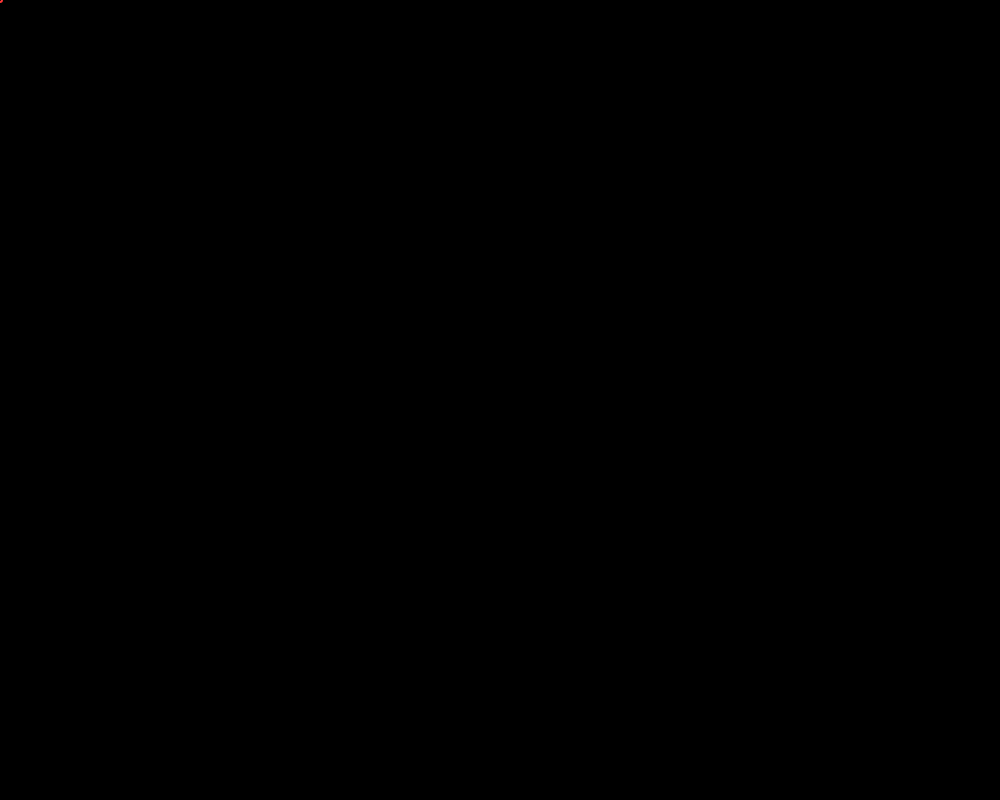
Frame 1 (no input)
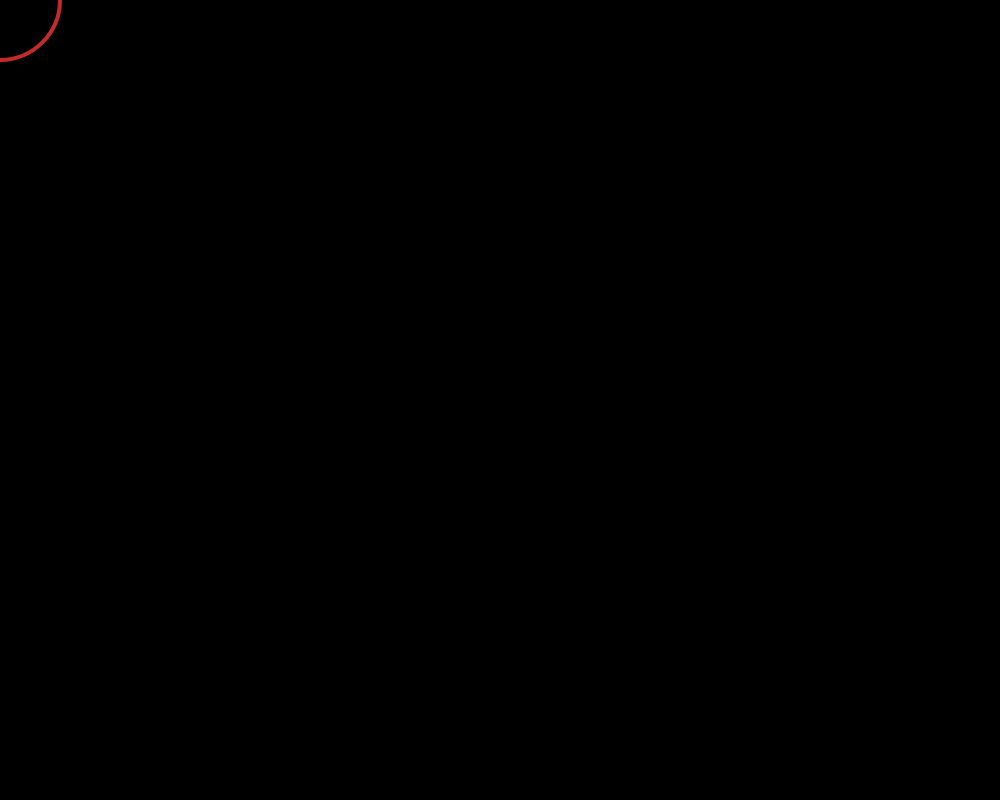
Frame 60 (no input)
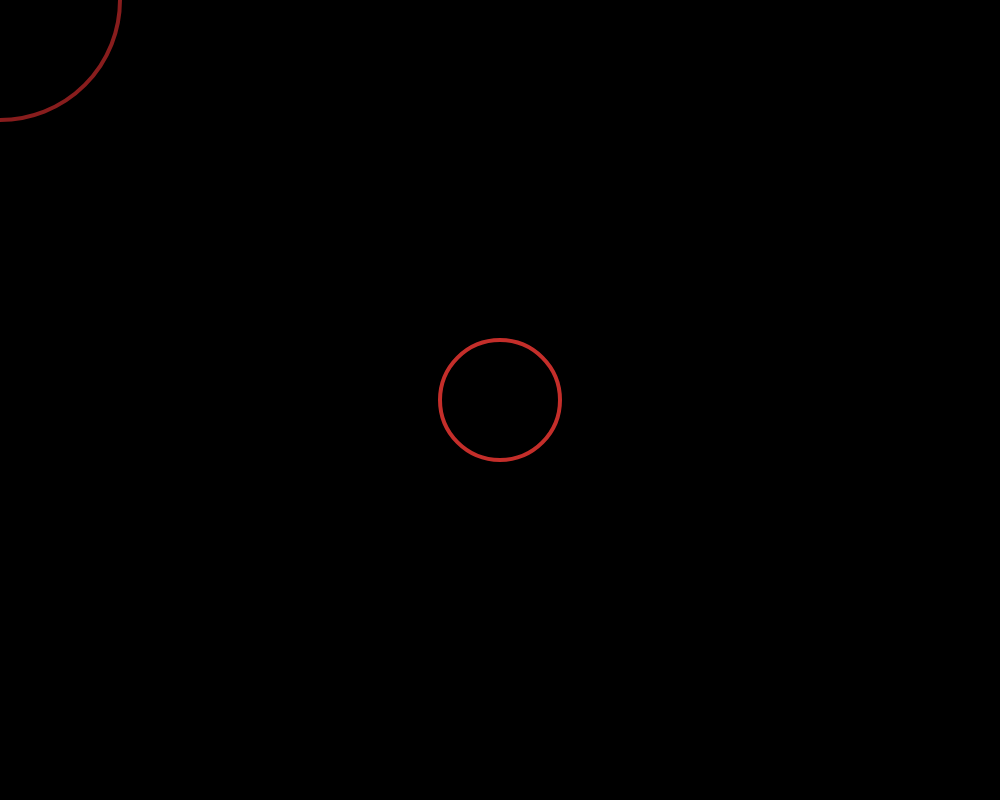
Frame 120 (the mouse pressed at the canvas centre since frame 60)

The p5.js sketch that drew these frames (run headless with seeded random() and noise() and a simulated clock; from frame 60 on, the mouse is pressed at the canvas centre):

// p5.js sketch
// ── sketch.js
const height = 800;
const width = 1000;

var circles = [];
var h_count = 0;

function mouseMoved() {
        add_circle(mouseX, mouseY);
}

function add_circle(pos_x, pos_y){
    let ob_c = color(h_count, 200, 255);
    let draw_style = {c_line:ob_c};
    circles.push(new Circle(pos_x, pos_y, 1, {}, draw_style));
    h_count = (h_count+1) % 256 
}

function setup(){
    createCanvas(width, height);
    colorMode(HSB, 255);
}

function draw(){
    background(0);
    strokeWeight(4);
    for (let i=0; i < circles.length; i++) {
            circles[i].show();
    }
    for (let i=circles.length; i > 0; i--) {
            let j = i-1;
            circles[j].r += 1;
            let c = circles[j].c_line;
            let new_c = color(hue(c), saturation(c), brightness(c)-1);
            circles[j].c_line = new_c;
            if (brightness(c) == 0){
                    circles.splice(j, 1);
            }
    }
}

// ── shapes.js
function move(obj) {
        if (obj.state_space) {
            obj.x += obj.state_space.vx;
            obj.y += obj.state_space.vy;
            obj.state_space.vx += obj.state_space.ax; 
            obj.state_space.vy += obj.state_space.ay;
        }
}

class Rect {
    constructor(x, y, w, h, state_space, draw_style){
            this.x = x;
            this.y = y;
            this.w = w;
            this.h = h;
            this.state_space = state_space;
            if (draw_style.c_line){
                    this.c_line = draw_style.c_line;
            } else {
                    this.c_line = false;
            }
            if (draw_style.c_fill) {
                    this.c_fill = draw_style.c_fill;
            } else {
                    this.c_fill = false;
            }
    }

    show() {
            noFill();
            if (this.c_fill) {
                fill(this.c_fill);
            }
            noStroke();
            if (this.c_line) {
                stroke(this.c_line);
            }
            rect(this.x, this.y, this.w, this.h)
    }

    circleCollision(other){
            let d1 = dist(other.x, other.y, this.x, this.y);
            let d2 = dist(other.x, other.y, this.x + this.w, this.y);
            let d3 = dist(other.x, other.y, this.x, this.y + this.h);
            let d4 = dist(other.x, other.y, this.x + this.w, this.y + this.h);
            let min_x = (this.w < 0 ? this.x + this.w:this.x);
            let max_x = (this.w < 0 ? this.x:this.x + this.w);
            let e1 = (other.x + other.r) >= min_x;
            let e2 = (other.x - other.r) <= max_x;
            let min_y = (this.h < 0 ? this.y + this.h:this.y)
            let max_y = (this.h < 0 ? this.y:this.y + this.h)
            let e3 = (other.y + other.r) >= min_y;
            let e4 = (other.y - other.r) <= max_y;
            let inside = e1 && e2 && e3 && e4;
            return inside || (d1 <= other.r) || (d2 <= other.r) || (d3 <= other.r) || (d4 <= other.r);
    }


}


class Circle{
    
    constructor(x, y, r, state_space, draw_style){
            this.x = x;
            this.y = y;
            this.r = r;
            this.state_space = state_space;
            //TODO: fix so that black can be used
            if (draw_style.c_line){
                    this.c_line = draw_style.c_line;
            } else {
                    this.c_line = false;
            }
            if (draw_style.c_fill) {
                    this.c_fill = draw_style.c_fill;
            } else {
                    this.c_fill = false;
            }
    }

    getPos(){
        return createVector(this.x, this.y);
    }

    getVel(v){
        let vx = this.state_space.vx;
        let vy = this.state_space.vy;
        return createVector(vx, vy);
    }

    getAcc(a){
        let ax = this.state_space.ax;
        let ay = this.state_space.ay;
        return createVector(ax, ay);
    }

    setVel(v){
        this.state_space.vx = v.x;
        this.state_space.vy = v.y;
    }

    setAcc(a){
        this.state_space.ax = a.x;
        this.state_space.ay = a.y;
    }

    collision(other){
            let d = dist(this.x, this.y, other.x, other.y);
            return d <= this.r + other.r;
    }

    show(){
            noFill();
            if (this.c_fill){
                fill(this.c_fill);
            }
            noStroke();
            if (this.c_line) {
                stroke(this.c_line);
            }
            ellipseMode(RADIUS)
            ellipse(this.x, this.y, this.r)
    }

}
